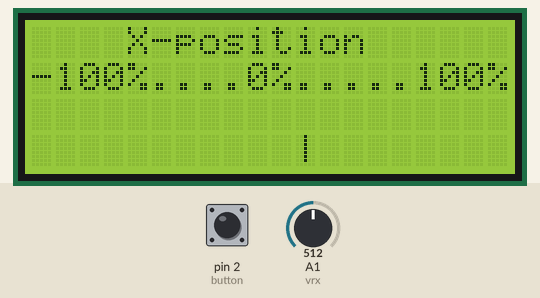
This sketch was run on a simulated Arduino Uno, built with avr-gcc and run on an emulated ATmega328P. On the bench: 20×4 character LCD. Inputs (shaded band) come from the test bench; at power-on: A1 (vrx) = 512, pin 2 (button) HIGH.

Above: at 1.2 s.
1.3 s: A1 (vrx) set to 716
4.4 s: A1 (vrx) set to 900
5.9 s: A1 (vrx) set to 306
7.4 s: A1 (vrx) set to 511
Timing chart, 0 to 10.4 s (numbered marks = the images above; inputs shaded):
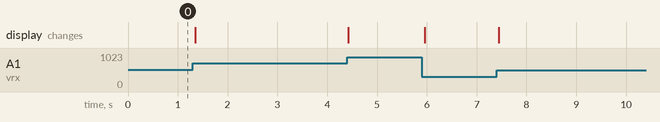

The sketch:

wee_2.ino
```cpp
#include <LiquidCrystal.h>


const int rs = 52, en = 53, d4 = 50, d5 = 51, d6 = 49, d7 = 48;
LiquidCrystal lcd(rs, en, d4, d5, d6, d7);
const int sw = 13;
const uint8_t vrx = A1, vry = A0;
const long interval = 1000;
unsigned long previousMillis = 0;
unsigned long lasttimepressed = 0;
bool pressbutton = false;
unsigned long bouncedelay = 200;
int ledState = 0;
float x = 0, y = 0;
const byte button = 2;


void buttonPress(){
  if((millis()-lasttimepressed)> bouncedelay){
    pressbutton = true;
    lasttimepressed = millis();
    }
  }


void setup() {
  // put your setup code here, to run once:
  pinMode(button, INPUT_PULLUP);
  attachInterrupt(digitalPinToInterrupt(button), buttonPress, FALLING);
  Serial.begin(9600);
  lcd.begin(20, 4);
}

void loop() {
  lcd.clear();
  x = analogRead(vrx);
  int col = ((x / 822.0)*19);
  lcd.setCursor(4, 0);
  lcd.print("X-position");
  lcd.setCursor(0, 1);
  lcd.print("-100%....0%.....100%");
  lcd.setCursor(col, 3);
  lcd.print("|");
  if (pressbutton) {
    Serial.println("Pressed");
    pressbutton = false;
  }
  delay(30);
  }
```
